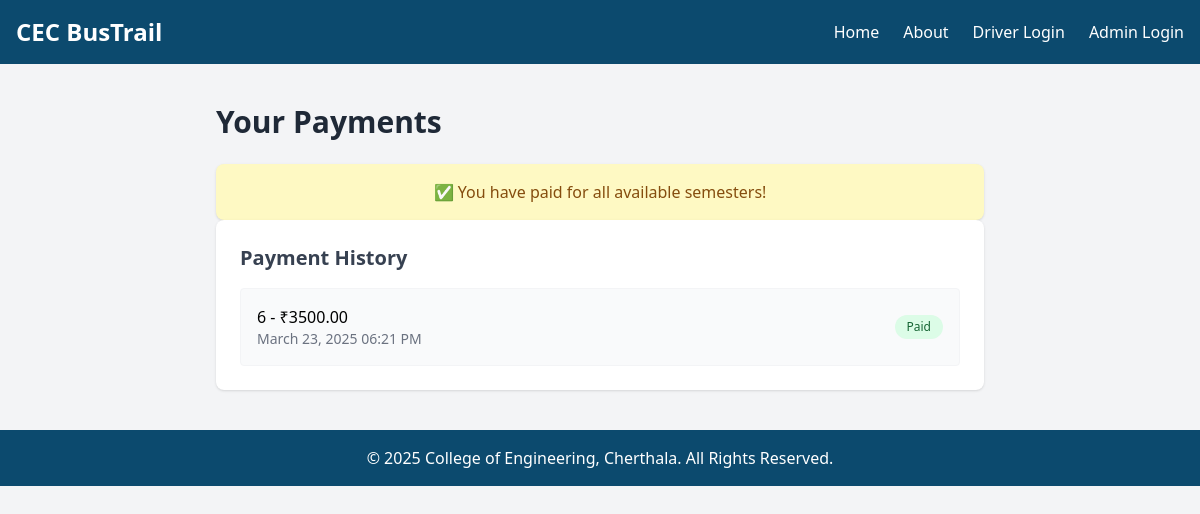
The app's page /student/payment/ (signed in) with its own data.
### home/models.py (models this page shows, shortened)
class Payment(models.Model):
    SEMESTER_CHOICES = [(f'Sem {i}', f'Semester {i}') for i in range(1, 9)]
    DISTANCE_CATEGORIES = [
        ('0-5', '0-5 km'),
        ('5-10', '5-10 km'),
        ('10-15', '10-15 km'),
        ('15-20', '15-20 km'),
        ('20-25', '20-25 km'),
        ('25-30', '25-30 km'),
        ('30-35', '30-35 km'),
        ('35-40', '35-40 km'),
        ('40+', '40+ km'),
    ]
    student = models.ForeignKey(Student, on_delete=models.CASCADE, related_name='payments')
    semester = models.CharField(max_length=10, choices=SEMESTER_CHOICES)
    distance_category = models.CharField(max_length=10, choices=DISTANCE_CATEGORIES, default='0-5')
    fixed_fee = models.DecimalField(max_digits=10, decimal_places=2, blank=True, default=2000)  # Auto-calculated
    date_paid = models.DateTimeField(auto_now_add=True)

### home/views.py (the view, shortened to what this page needs)
# urls.py: path('student/payment/', views.student_payment, name='student_payment'),
@login_required
def student_payment(request):
    student = request.user.student_profile
    paid_sems = student.payments.values_list('semester', flat=True)
    all_sems = [sem[0] for sem in Payment.SEMESTER_CHOICES]
    unpaid_sems = [sem for sem in all_sems if sem not in paid_sems]
    distance_km = None
    distance_category = '0-5'  # default
    fee_category, fee_amount = '0-5', 2000  # default
    if student.bus_stop:
        college_lat, college_lon = 9.743520, 76.281570
        stop_lat = float(student.bus_stop.latitude)
        stop_lon = float(student.bus_stop.longitude)
        straight_km = haversine_distance(stop_lat, stop_lon, college_lat, college_lon)
        adjusted_km = straight_km * 1.4  # apply real-world correction factor
        distance_km = round(adjusted_km, 2)
        distance_category = get_distance_category(distance_km)
        fee_category, fee_amount = calculate_fee_by_distance(distance_km)
    current_sem = student.semester  # assuming student has a current semester field
    form = PaymentForm(student=student) if current_sem not in paid_sems else None
    payments = student.payments.all().order_by('-date_paid')
    return render(request, 'make_payment.html', {
        'form': form,
        'payments': payments,
        'unpaid_sems': unpaid_sems,
        'distance_km': distance_km,
        'distance_category': distance_category,
        'fee': fee_amount,
        'student': student
    })

### home/views.py (called while the page is built)
def haversine_distance(lat1, lon1, lat2, lon2):
    R = 6371  # Earth radius in kilometers
    dlat = radians(lat2 - lat1)
    dlon = radians(lon2 - lon1)
    a = sin(dlat/2)**2 + cos(radians(lat1)) * cos(radians(lat2)) * sin(dlon/2)**2
    c = 2 * atan2(sqrt(a), sqrt(1 - a))
    distance_km = R * c
    return distance_km

def get_distance_category(distance):
    brackets = [
        (0, 5, '0-5'),
        (5, 10, '5-10'),
        (10, 15, '10-15'),
        (15, 20, '15-20'),
        (20, 25, '20-25'),
        (25, 30, '25-30'),
        (30, 35, '30-35'),
        (35, 40, '35-40'),
        (40, 1000, '40+'),
    ]
    for low, high, label in brackets:
        if low <= distance < high:
            return label
    return '0-5'  # Fallback

def calculate_fee_by_distance(distance_km):
    distance_fee_map = {
        '0-5': 2000,
        '5-10': 2500,
        '10-15': 3000,
        '15-20': 3500,
        '20-25': 4000,
        '25-30': 4500,
        '30-35': 5000,
        '35-40': 5500,
        '40+': 6000,
    }
    if distance_km <= 5:
        category = '0-5'
    elif distance_km <= 10:
        category = '5-10'
    elif distance_km <= 15:
        category = '10-15'
    elif distance_km <= 20:
        category = '15-20'
    elif distance_km <= 25:
        category = '20-25'
    elif distance_km <= 30:
        category = '25-30'
    elif distance_km <= 35:
        category = '30-35'
    elif distance_km <= 40:
        category = '35-40'
    else:
        category = '40+'
    fee = distance_fee_map[category]
    return category, fee

### home/templates/make_payment.html (shortened to what this page needs)
{% extends "base.html" %}
{% block content %}
<div class="max-w-3xl mx-auto py-10">
    <h1 class="text-3xl font-bold text-gray-800 mb-6">Your Payments</h1>
    {% if form %}
        <div class="bg-white p-6 rounded-lg shadow mb-6">
            <h2 class="text-xl font-semibold text-gray-700 mb-4">Make a Payment</h2>
            <form method="post" class="space-y-6">
                {% csrf_token %}
                <div>
                    <label class="block text-sm font-medium text-gray-700 mb-1">Semester</label>
                    <input type="text" class="w-full p-3 rounded-lg border border-gray-300 bg-gray-100 text-gray-700" value="{{ student.semester }}" disabled>
                    <input type="hidden" name="semester" value="{{ student.semester }}">
                </div>
                <div>
                    <label class="block text-sm font-medium text-gray-700 mb-1">Distance Category</label>
                    <input type="text" class="w-full p-3 rounded-lg border border-gray-300 bg-gray-100 text-gray-700" value="{{ distance_category }}" disabled>
                    <input type="hidden" name="distance_category" value="{{ distance_category }}">
                </div>
                <div class="bg-blue-50 border border-blue-100 text-blue-800 rounded-lg p-4 shadow-sm text-sm">
                    <p><strong>Calculated Fee:</strong> ₹{{ fee }}</p>
                </div>
                <button type="submit" class="bg-blue-600 text-white px-4 py-2 rounded hover:bg-blue-700 transition w-full sm:w-auto">
                    Pay Now
                </button>
            </form>
        </div>
    {% else %}
        <div class="bg-yellow-100 text-yellow-800 p-4 rounded-lg shadow text-center">
            ✅ You have paid for all available semesters!
        </div>
    {% endif %}
    <div class="bg-white p-6 rounded-lg shadow">
        <h2 class="text-xl font-semibold text-gray-700 mb-4">Payment History</h2>
        {% if payments %}
            <ul class="space-y-2">
                {% for payment in payments %}
                    <li class="p-4 border border-gray-100 rounded bg-gray-50 flex justify-between items-center">
                        <div>
                            <p class="font-medium">{{ payment.semester }} - ₹{{ payment.fixed_fee }}</p>
                            <p class="text-sm text-gray-500">{{ payment.date_paid|date:"F d, Y h:i A" }}</p>
                        </div>
                        <span class="inline-block bg-green-100 text-green-800 text-xs px-3 py-1 rounded-full">Paid</span>
                    </li>
                {% endfor %}
            </ul>
        {% else %}
            <p class="text-gray-500">No payments made yet.</p>
        {% endif %}
    </div>
</div>
{% endblock %}

### records on screen
Payment: semester "6", fixed_fee "3500.00", date_paid "March 23, 2025 06:21 PM"
